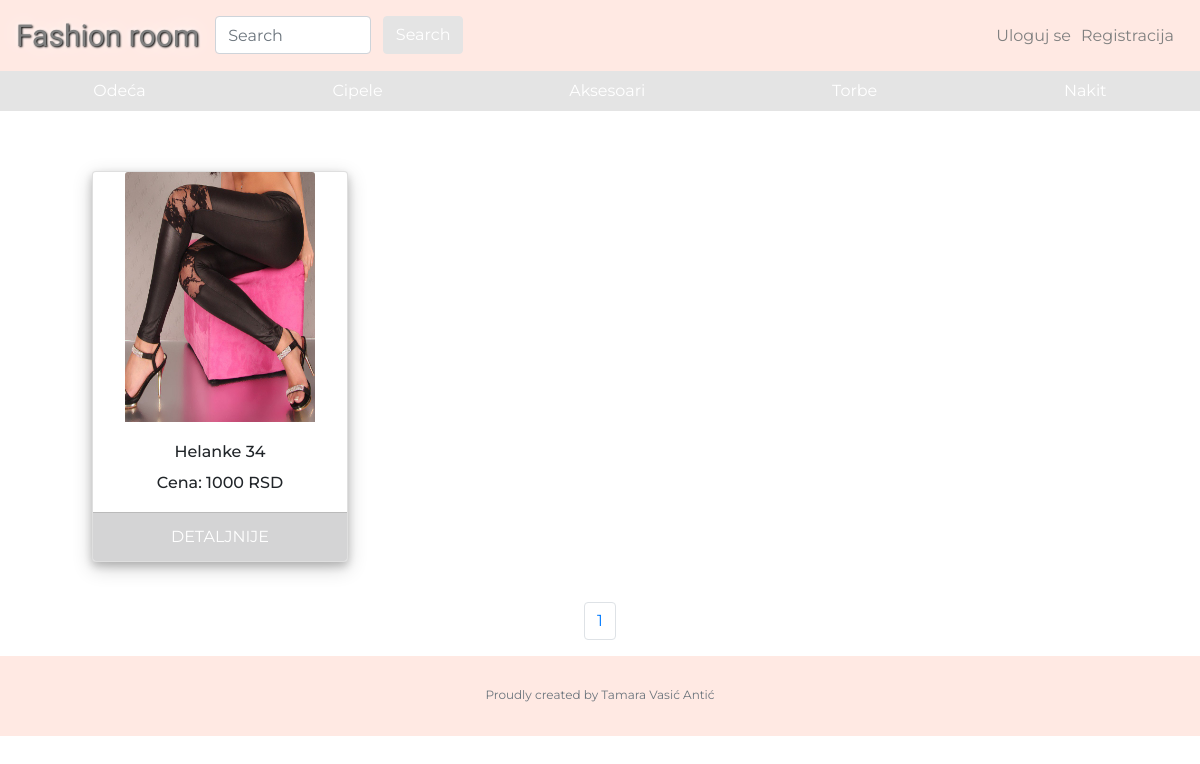
Screenshot of /Podkategorije/podkategorijeProizvoda/64 with the database file from the repository.
### tables this page shows
CREATE TABLE `slike_proizvoda` (
  `id` int(11) NOT NULL AUTO_INCREMENT,
  `id_proizvod` int(11) NOT NULL,
  `url_slike` varchar(500) NOT NULL,
  `status` int(11) NOT NULL,
  PRIMARY KEY (`id`),
  KEY `fk_id_proizvod_idx` (`id_proizvod`),
  CONSTRAINT `fk_id_proizvod` FOREIGN KEY (`id_proizvod`) REFERENCES `proizvodi` (`id`) ON DELETE NO ACTION ON UPDATE NO ACTION
);

CREATE TABLE `proizvodi` (
  `id` int(11) NOT NULL AUTO_INCREMENT,
  `id_korisnika` int(11) NOT NULL,
  `naslov` varchar(45) NOT NULL,
  `marka` varchar(45) NOT NULL,
  `velicina` int(11) DEFAULT NULL,
  `id_kategorije` int(11) NOT NULL,
  `opis` longtext NOT NULL,
  `cena` int(11) NOT NULL,
  PRIMARY KEY (`id`),
  KEY `fkx_id_korisnika_idx` (`id_korisnika`),
  KEY `fkk_id_kategorije_idx` (`id_kategorije`),
  CONSTRAINT `fkk_id_kategorije` FOREIGN KEY (`id_kategorije`) REFERENCES `kategorije` (`id`) ON DELETE NO ACTION ON UPDATE NO ACTION,
  CONSTRAINT `fkx_id_korisnika` FOREIGN KEY (`id_korisnika`) REFERENCES `korisnici` (`id`) ON DELETE NO ACTION ON UPDATE NO ACTION
);

### controller/Podkategorije.php (called while the page is built, shortened)
<?php
class Podkategorije extends Controller{
	public function podkategorijeProizvoda($id,$page=1){
		$this->data['content']=ProizvodiDB::ProizvodiPodkategorijePag($id,$page);
		$this->show_view('podkategorije');
	}
}
?>

### model/DB.php (called while the page is built, shortened)
<?php
class DB{
	private static $conn;
	private static function getInstance(){
		return self::$conn;
	}
	private function __construct(){
		self::$conn = mysqli_connect(DB_HOST,DB_USER,DB_PASS,DB_NAME);
		self::$conn->set_charset('utf8');
	}
	protected static function executeSQL($sql) {
		$db = self::getInstance();
		$req = $db->query($sql);
		return $req;
	}
}

### model/ProizvodiDB.php (called while the page is built, shortened)
<?php
class ProizvodiDB extends DB{
	public static function dajProizvodePodkategorije($id){
		$sql="SELECT p.id,p.naslov,p.cena,p.velicina,s.url_slike FROM proizvodi as p
		join korisnici as k
		on k.id=p.id_korisnika
		join slike_proizvoda as s
		on p.id=s.id_proizvod
		WHERE p.id_kategorije=$id
		and s.status=1";
		$req = self::executeSQL($sql);
		$rez = $req->fetch_all(MYSQL_ASSOC);
		return $rez;
	}
	public static function PodkategorijePag($id,$page){
		$result_per_page=9;
		$result=ProizvodiDB::dajProizvodePodkategorije($id);
		$number_of_result=count($result);
		$number_of_pages=ceil($number_of_result/$result_per_page);
		return $number_of_pages;
	}
	public static function ProizvodiPodkategorijePag($id,$page){
		$page=intval($page);
		$result_per_page=9;
		$number_of_pages=self::PodkategorijePag($id,$page);
		$this_page_first_result=($page-1)*$result_per_page;
		$sql="SELECT p.id,p.naslov,p.cena,p.velicina,s.url_slike FROM proizvodi as p
		join korisnici as k
		on k.id=p.id_korisnika
		join slike_proizvoda as s
		on p.id=s.id_proizvod
		WHERE p.id_kategorije=$id
		and s.status=1
	    ORDER BY p.id DESC LIMIT ".$this_page_first_result.','.$result_per_page;
		$req = self::executeSQL($sql);
		$rez = $req->fetch_all(MYSQL_ASSOC);
		return $rez;
	}
}

### view/podkategorije.php (the view, shortened to what this page needs)
<div class="row">
      <?php
      foreach ($this->data['content'] as $key => $proizvod) {
        ?>
        <div class="col-md-4">
        <div class="card kartica" style="width: 16rem;">
          <div class="slika">
            <img class="card-img-top" src="<?php echo ROOT_PATH.'uploads/slike_proizvoda/'.$this->data['content'][$key]['url_slike']; ?>" alt="Card image cap">
            </div>
            <div class="card-body">
              <h6 class="card-title"><?php echo ucfirst($this->data['content'][$key]['naslov']).' '.$this->data['content'][$key]['velicina']; ?></h5>
              <h6 class="card-text">Cena: <?php echo $this->data['content'][$key]['cena'].' RSD'; ?></h6>
            </div>
            <a href="<?php echo ROOT_URL.'Mojprofil/mojproizvod/'.$this->data['content'][$key]['id']; ?>"  ><div class="card-footer">Detaljnije</div></a>
        </div>
        </div>
      <?php
        }
       ?>
</div>
<nav aria-label="..."  style="margin-top: 20px;">
            <ul class="pagination justify-content-center">
     <?php
        for ($page=1; $page <=$this->data['content2'] ; $page++) {
          ?>
           <li class="page-item"><a class="page-link" href="<?php echo ROOT_PATH.'Podkategorije/podkategorijeProizvoda/'.$this->data['id'].'/'.$page; ?>"><?php echo $page; ?></a></li>
              <?php
            }
               ?>
             </ul>
          </nav>

### assets/css/main.css (style rules this page uses)
body { font-family: 'Montserrat'; }
.slika img { display: block; width: 75%; height: 250px; margin: 0 auto; }
.card-body { text-align: center; }
.kartica { margin: 40px auto 20px auto; box-shadow: 0 4px 8px 0 rgba(0, 0, 0, 0.2), 0 6px 20px 0 rgba(0, 0, 0, 0.19); }
.card-footer { text-align: center; background-color: #D4D4D5; text-transform: uppercase; color: white; text-decoration:none; }

### rows the page displays
slike_proizvoda: url_slike (picture), id_proizvod.naslov "Helanke", id_proizvod.velicina "34", id_proizvod.cena "1000"
